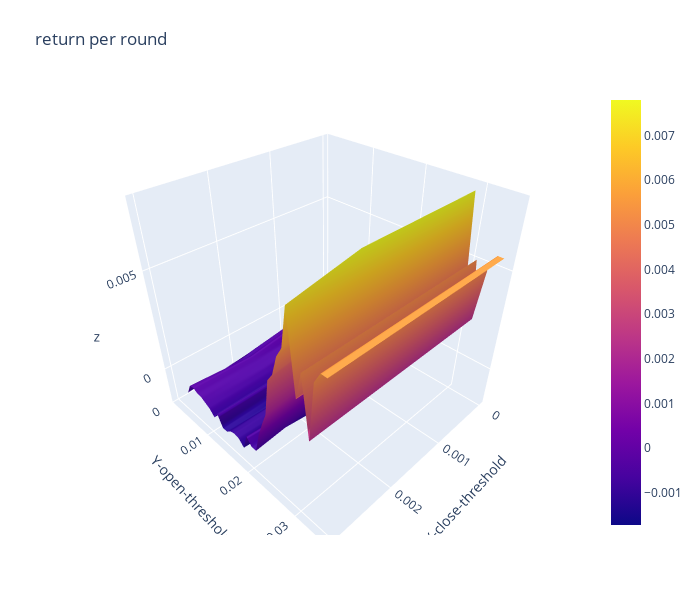

The cell this chart's notebook holds for it:
### Code cell
import plotly.graph_objects as go

x_data = df_return_per_round.columns.to_list() # close threshold

y_data = df_return_per_round.index.to_list() # open threshold

z_data = df_return_per_round.copy(deep=True) # return per round

fig = go.Figure(data=[go.Surface(z=z_data.values,x=x_data,y=y_data)])

fig.update_layout(title="return per round", # 标题
                  autosize=False,  # 尺度自动缩放
                  width=700,  # 长宽
                  height=600,
                  margin=dict(l=65,r=50,b=65,t=90),  # 4个位置的距离
                  scene=dict(xaxis_title='X-close-threshold',yaxis_title='Y-open-threshold')
                 )

fig.show()

### Figure 1 — Plotly figure (JSON) as saved in the notebook; plotly's stock layout.template omitted (floating-point values rounded to 4 significant figures; data arrays with more than 128 entries replaced by an {"elided": "..."} marker saying what was removed)
{"data": [{"type": "surface", "x": [0, 0.001, 0.002, 0.003], "y": [0.001, 0.002, 0.003, 0.004, 0.005, 0.006, 0.007, 0.008, 0.009, 0.01, 0.011, 0.012, 0.013, 0.014, 0.015, 0.016, 0.017, 0.018, 0.019, 0.02, 0.021, 0.022, 0.023, 0.024, 0.025, 0.026, 0.027, 0.028, 0.029, 0.03, 0.031, 0.032, 0.033, 0.034, 0.035], "z": {"elided": "35x4 float values"}}], "layout": {"autosize": false, "height": 600, "margin": {"b": 65, "l": 65, "r": 50, "t": 90}, "scene": {"xaxis": {"title": {"text": "X-close-threshold"}}, "yaxis": {"title": {"text": "Y-open-threshold"}}}, "title": {"text": "return per round"}, "width": 700}}
